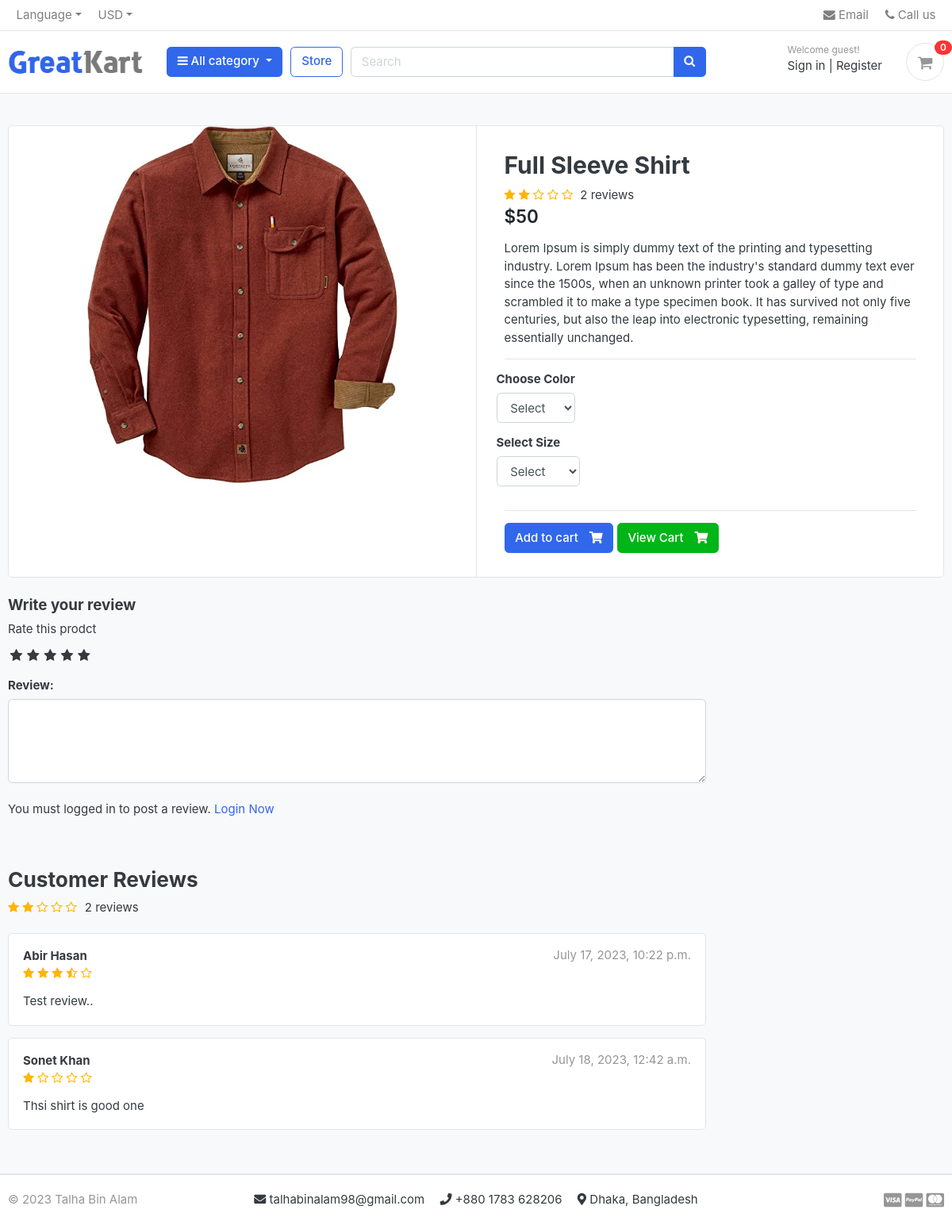
The app's page /store/category/shirts/full-sleeve-shirt/, older data.
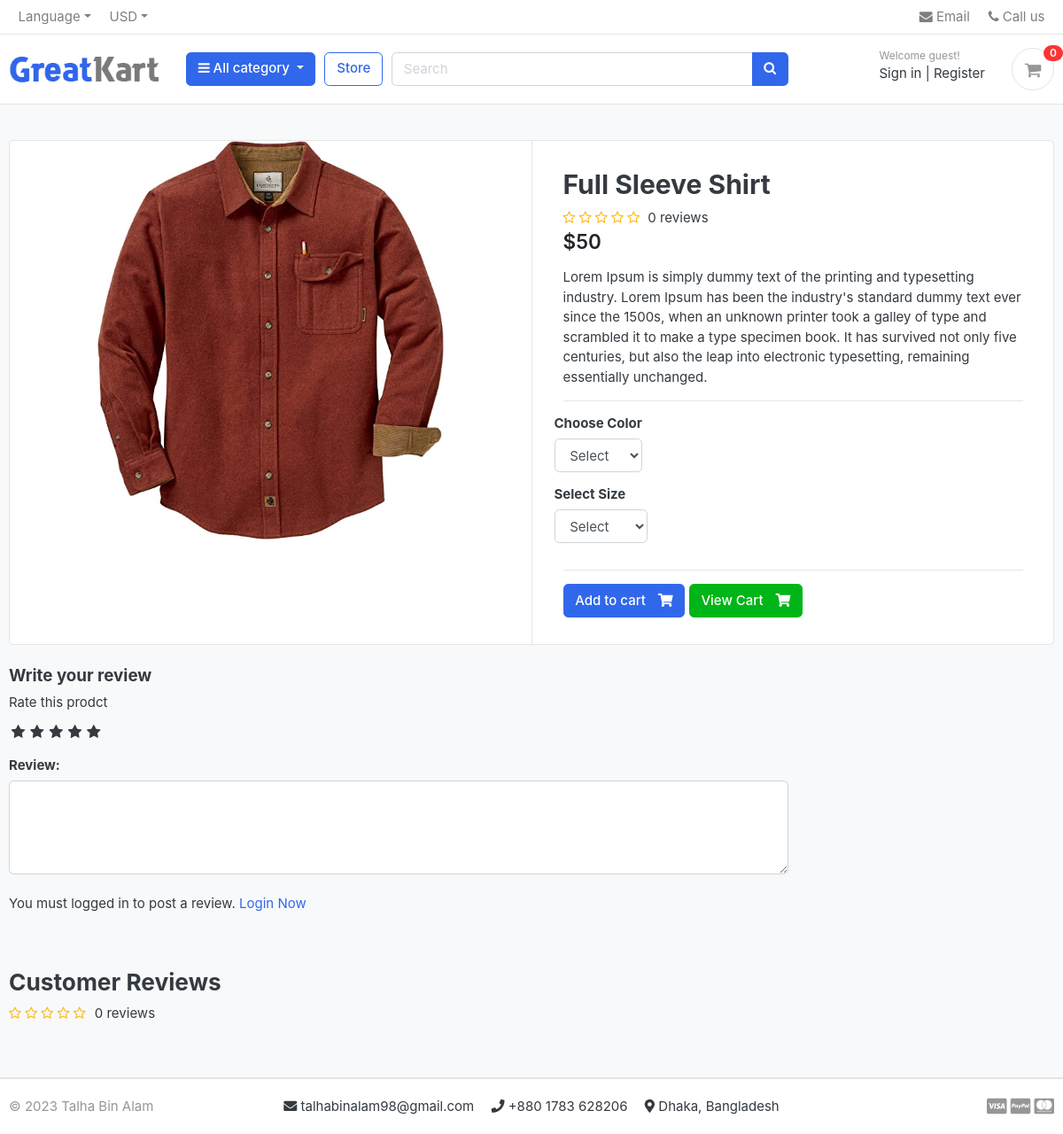
The same page, newer data.
### store/models.py (models this page shows, shortened)
class Product(models.Model):
    product_name = models.CharField(max_length=200, unique=True)
    slug = models.SlugField(max_length=200, unique=True)
    description = models.TextField(max_length=500, blank=True)
    price = models.IntegerField()
    images = models.ImageField(upload_to='photos/products')
    stock = models.IntegerField()
    is_available = models.BooleanField(default=True)
    category = models.ForeignKey(Category, on_delete=models.CASCADE)
    created_date = models.DateTimeField(auto_now_add=True)
    modified_date = models.DateTimeField(auto_now_add=True)
    def average_review(self):
        reviews = ReviewRating.objects.filter(product=self, status=True).aggregate(average=Avg('rating'))
        avg = 0
        if reviews['average'] is not None:
            avg = float(reviews['average'])
        return avg
    def count_review(self):
        reviews = ReviewRating.objects.filter(product=self, status=True).aggregate(count=Count('id'))
        count = 0
        if reviews['count'] is not None:
            count = int(reviews['count'])
        return count

class ReviewRating(models.Model):
    product = models.ForeignKey(Product, on_delete=models.CASCADE)
    user = models.ForeignKey(Account, on_delete=models.CASCADE)
    review = models.TextField(max_length=500, blank=True)
    rating = models.FloatField()
    ip = models.CharField(max_length=20, blank=True)
    status = models.BooleanField(default=True)
    created_at = models.DateTimeField(auto_now_add=True)
    updated_at = models.DateTimeField(auto_now_add=True)

### accounts/models.py (models this page shows, shortened)
class Account(AbstractBaseUser):
    first_name = models.CharField(max_length=50)
    last_name = models.CharField(max_length=50)
    username = models.CharField(max_length=50, unique=True)
    email = models.EmailField(unique=True)
    phone_number = models.CharField(max_length=50)
    date_joined = models.DateTimeField(auto_now_add=True)
    last_login = models.DateTimeField(auto_now_add=True)
    is_admin = models.BooleanField(default=False)
    is_staff = models.BooleanField(default=False)
    is_active = models.BooleanField(default=False)
    is_superadmin = models.BooleanField(default=False)
    USERNAME_FIELD = 'email'
    REQUIRED_FIELDS = ['username', 'first_name', 'last_name']
    objects = MyAccountManager()
    def full_name(self):
        return f'{self.first_name} {self.last_name}'

### store/views.py (the view)
# urls.py: path('category/<slug:category_slug>/<slug:product_slug>/', views.product_detail, name='product_detail'),
def product_detail(request, category_slug, product_slug):
    try:
        product = Product.objects.get(category__slug=category_slug, slug=product_slug)
        in_cart = CartItem.objects.filter(cart__cart_id=_cart_id(request), product=product).exists()
    except Exception as e:
        raise e
    if request.user.is_authenticated:
        try:
            orderproduct = OrderProduct.objects.filter(user=request.user, product_id=product.id).exists()
        except OrderProduct.DoesNotExist:
            orderproduct = None
    else:
        orderproduct = None
    reviews = ReviewRating.objects.filter(product_id=product.id, status=True)
    context = {
        'product': product,
        'in_cart': in_cart,
        'orderproduct': orderproduct,
        'reviews': reviews,
    }
    return render(request, 'store/product_detail.html', context)

### carts/context_processors.py (called while the page is built)
def counter(request):
    cart_count = 0
    if 'admin' in request.path:
        return {}
    else:
        try:
            cart = Cart.objects.filter(cart_id=_cart_id(request))
            if request.user.is_authenticated:
                cart_items = CartItem.objects.all().filter(user=request.user)
            else:
                cart_items = CartItem.objects.all().filter(cart=cart[:1])
            for cart_item in cart_items:
                cart_count += cart_item.quantity
        except Cart.DoesNotExist:
            cart_item = 0
    return dict(cart_count=cart_count)

### carts/views.py (called while the page is built)
def _cart_id(request):
    cart = request.session.session_key
    if not cart:
        cart = request.session.create()
    return cart

### category/context_processors.py (called while the page is built)
def menu_links(request):
    links = Category.objects.all()
    return dict(links=links)

### category/models.py (called while the page is built)
    def get_url(self):
        return reverse('products_by_category', args=[self.slug])

### store/models.py (called while the page is built)
    def colors(self):
        return super(VariationManager, self).filter(variation_category='color', is_active=True)

    def sizes(self):
        return super(VariationManager, self).filter(variation_category='size', is_active=True)

### templates/store/product_detail.html (shortened to what the changed rows need)
{% extends 'base.html' %}
{% load static %}
{% block content %}
<section class="section-content padding-y bg">
    <div class="container">
    <div class="card">
        <div class="row no-gutters">
            <aside class="col-md-6">
    <article class="gallery-wrap">
        <div class="img-big-wrap">
           <a href="#"><img src="{{product.images.url}}"></a>
        </div>
    </article>
            </aside>
            <main class="col-md-6 border-left">
    <form action="{% url 'add_cart' product.id %}" method="POST">
      <article class="content-body">
      <h2 class="title">{{product.product_name}}</h2>
      <div class="rating-star">
        <span>
            <i class="fa fa-star{% if product.average_review < 0.5 %}-o{% elif product.average_review >= 0.5 and product.average_review < 1 %}-half-o {% endif %}" aria-hidden="true"></i>
            <i class="fa fa-star{% if product.average_review < 1.5 %}-o{% elif product.average_review >= 1.5 and product.average_review < 2 %}-half-o {% endif %}" aria-hidden="true"></i>
            <i class="fa fa-star{% if product.average_review < 2.5 %}-o{% elif product.average_review >= 2.5 and product.average_review < 3 %}-half-o {% endif %}" aria-hidden="true"></i>
            <i class="fa fa-star{% if product.average_review < 3.5 %}-o{% elif product.average_review >= 3.5 and product.average_review < 4 %}-half-o {% endif %}" aria-hidden="true"></i>
            <i class="fa fa-star{% if product.average_review < 4.5 %}-o{% elif product.average_review >= 4.5 and product.average_review < 5 %}-half-o {% endif %}" aria-hidden="true"></i>
            <span style="margin-left: 5px;"> {{product.count_review}} reviews</span>
        </span>
    </div>
      <div class="mb-3">
          <var class="price h4">${{product.price}}</var>
      </div>
      <p>{{product.description}}</p>
      <hr>
          <div class="row">
              <div class="item-option-select">
              </div>
          </div>
          <div class="row">
              <div class="item-option-select">
              </div>
          </div>
          <hr>
          {% if product.stock <= 0 %}
          <h5 class="text-danger">Out of Stock</h5>
          {% else %}
          <button type="submit" class="btn  btn-primary"> <span class="text">Add to cart</span> <i class="fas fa-shopping-cart"></i> </button>
          <a href="{% url 'cart' %}" class="btn  btn-success"> <span class="text">View Cart</span> <i class="fas fa-shopping-cart"></i> </a>
          {% endif %}
      </article>
  </form>
            </main>
        </div>
    </div>
    <br>
    <div class="row">
                <div class="col-md-9">
        <br>
        <header class="section-heading">
            <span>
                <div class="rating-star">
                    <span>
                        <i class="fa fa-star{% if product.average_review < 0.5 %}-o{% elif product.average_review >= 0.5 and product.average_review < 1 %}-half-o {% endif %}" aria-hidden="true"></i>
                        <i class="fa fa-star{% if product.average_review < 1.5 %}-o{% elif product.average_review >= 1.5 and product.average_review < 2 %}-half-o {% endif %}" aria-hidden="true"></i>
                        <i class="fa fa-star{% if product.average_review < 2.5 %}-o{% elif product.average_review >= 2.5 and product.average_review < 3 %}-half-o {% endif %}" aria-hidden="true"></i>
                        <i class="fa fa-star{% if product.average_review < 3.5 %}-o{% elif product.average_review >= 3.5 and product.average_review < 4 %}-half-o {% endif %}" aria-hidden="true"></i>
                        <i class="fa fa-star{% if product.average_review < 4.5 %}-o{% elif product.average_review >= 4.5 and product.average_review < 5 %}-half-o {% endif %}" aria-hidden="true"></i>
                        <span style="margin-left: 6px;"> {{product.count_review}} reviews</span>
                    </span>
                </div>
            </span>
        </header>
        {% for review in reviews %}
        <article class="box mb-3">
            <div class="icontext w-100">
                <div class="text">
                    <span class="date text-muted float-md-right">{{review.created_at}} </span>
                    <h6 class="mb-1">{{review.user.full_name}} </h6>
                    <div class="rating-star">
                        <span>
                            <i class="fa fa-star{% if review.rating == 0.5 %}-half-o{% elif review.rating < 1 %}-o {% endif %}" aria-hidden="true"></i>
                            <i class="fa fa-star{% if review.rating == 1.5 %}-half-o{% elif review.rating < 2 %}-o {% endif %}" aria-hidden="true"></i>
                            <i class="fa fa-star{% if review.rating == 2.5 %}-half-o{% elif review.rating < 3 %}-o {% endif %}" aria-hidden="true"></i>
                            <i class="fa fa-star{% if review.rating == 3.5 %}-half-o{% elif review.rating < 4 %}-o {% endif %}" aria-hidden="true"></i>
                            <i class="fa fa-star{% if review.rating == 4.5 %}-half-o{% elif review.rating < 5 %}-o {% endif %}" aria-hidden="true"></i>
                        </span>
                    </div>
                </div>
            </div>
            <div class="mt-3">
               <span>{{review.review}}</span>
            </div>
        </article>
        {% endfor %}
        </div>
    </div>
    </div>
    </section>
{% endblock content %}

Row changes from the older to the newer data that the page shows:
removed ReviewRating: created_at "July 17, 2023, 10:22 p.m.", user.full_name "Abir Hasan", rating 3.5 (drawn), review "Test review.."
removed ReviewRating: created_at "July 18, 2023, 12:42 a.m.", user.full_name "Sonet Khan", rating 1 (drawn), review "Thsi shirt is good one"
changed Product "Full Sleeve Shirt": count_review "2" → "0"
